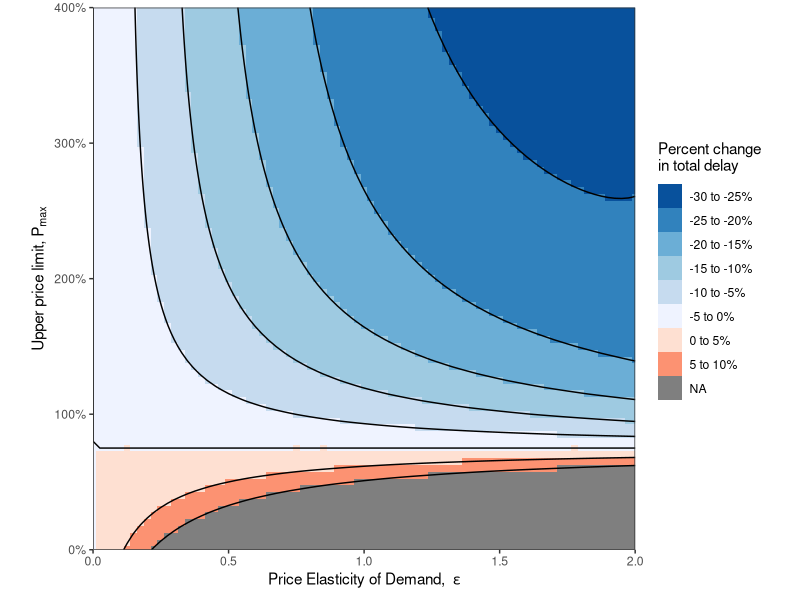

Source code (R):

library(data.table)
library(ggplot2)
library(scales)
# library(extrafont)

#### Functions ####

#Pricing function
fun.price <- function(k, pmin, pmax, a, b)  pmin + (pmax-pmin)/(1 + exp(a-b*k))

#Elasticity function
fun.elasticdemand <- function(k,p1,p2,E) k + k*(exp(-E*(p2-p1)/(p2+p1))-1)
#fun.elasticdemand <- function(k,p1,p2,E) k*((p2-p1)/p1)^-E

#Demand distribution (Manually constructed for this example)
fun.demanddist <- function(scale, t,sd) scale*(dnorm(t,mean=8,sd) + dnorm(t,mean=17,sd) + dnorm(t,mean=12,sd=4) + dnorm(t,mean=14,sd=4))


#Flow-density function, linear-parabolic
fun.flowdensity_linpara <- function(k) {
  k0 = -(k_j^2 - 2*k_j*k_c - sqrt(k_j*(-2*k_c^3 + 5*k_j*k_c^2 - 4*k_c*k_j^2 + k_j^3))) / k_c
  
  sapply(k, function(k)
    if(k <= k0) 
      v_f*k
    else
      (k_c*v_f/2)*(1 - ((k - k_c)^2)/((k_j - k_c)^2))
  )
}

#Flow-density function, double parabolic
fun.flowdensity <- function(k) {
  sapply(k, function(k)
    if(k <= k_c) 
      k*v_f*(1 - (k/(2*k_c)))
    else
      (k_c*v_f/2)*(1 - ((k - k_c)^2)/((k_j - k_c)^2))
  )
}

#Flow-density function, linear by daganzo
fun.flowdensity_dag <- function(k) {
  sapply(k, function(k)
    if(k <= k_c/2)
      v_f*k
    else
      (v_f*k_c/2)*(1 + ( (k_c - 2*k)/(2*k_j - k_c) ) )
  )
}

#Flow-density function, linear by greenshields
fun.flowdensity_green <- function(k) {
  sapply(k, function(k)
    k*v_f*(1 - (k/(2*k_c))) 
  )
}

#### Parameters ####
disc = 0.75
surg = 1.5
L = 7
v_f = 100 #Free flow speed
k_j = 120 #Jam density
k_c = 30 #Critical density
E = 0.3
trips = 100000
inc = 5/60
t = seq(0,24,by=inc)
a = 7
b = 0.3
pfix = 10
pmin = pfix*disc
pmax = pfix*surg
nlanes = 6 #lanes

#### Run with varying pmax and elasticity ####
#Set up combination matrix
datvar = as.data.table(expand.grid(tval = t,
                                   elas = seq(0,2, by=0.025),
                                   surge = seq(0, 4, by = 0.05)))
#Assign fixed price & scaled price
datvar[ , price1 := pfix]
datvar[ , pmax := pfix*surge]
#Calculate demand dist for each combo
datvar[ , k1 := fun.demanddist(85, tval, 1.5), by = .(elas,surge)]
#Calculate flow and number of trips for fixed price
datvar[ , mu1 := trips*k1/sum(k1)/inc/nlanes, by = .(elas,surge)]
datvar[ , q1 := fun.flowdensity(k1), by = .(elas,surge)]
datvar[ , n1 := trips*k1/sum(k1), by = .(elas,surge)]
datvar[ , v1 := q1/k1, by = .(elas,surge)]
#Calculate new price the previous demand
datvar[ , price2 := fun.price(k1, pmin, pmax, a, b)]
#Calculate new density, flow, and number of trips from price
datvar[ , k2 := fun.elasticdemand(k1,price1,price2,elas), by = .(elas,surge)]
datvar[ , k2 := sum(k1)*k2/sum(k2), by = .(elas,surge)]
datvar[ , mu2 := trips*k2/sum(k2)/inc/nlanes, by = .(elas,surge)]
datvar[ , q2 := fun.flowdensity(k2), by = .(elas,surge)]
datvar[ , n2 := trips*k2/sum(k2), by = .(elas,surge)]
datvar[ , v2 := q2/k2, by = .(elas,surge)]

#Delay
datvar[ , d1 := n1*L*((1/v1) - (1/v_f)), by = .(elas,surge)]
datvar[ , d2 := n2*L*((1/v2) - (1/v_f)), by = .(elas,surge)]
# datvar[ , delaydiff_i := (n2*v1*(v_f - v2))/(n1*v2*(v_f - v1)) - 1, by = .(elas,surge)]

#Revenue
datvar[ , rev1 := n1*price1]
datvar[ , rev2 := n2*price2]
#Cumulative sum
datvar[ , sumrev1 := cumsum(rev1)]
datvar[ , sumrev2 := cumsum(rev2)]

#Time
datvar[ , time := as.POSIXct('2000-01-01 00:00:00 EST', tz='EST') + (3600*tval)]

#Check sum, make sure the same number of total trips happen
datvar[ , lapply(.SD, sum),.SDcols = c("k1","k2"), by = .(elas,surge)][, all.equal(k1,k2)]
datvar[ , lapply(.SD, sum),.SDcols = c("mu1","mu2"), by = .(elas,surge)][, all.equal(mu1,mu2)]
datvar[ , lapply(.SD, sum),.SDcols = c("n1","n2"), by = .(elas,surge)][, all.equal(n1,n2)]
datvar[ , lapply(.SD, sum),.SDcols = c("q1","q2"), by = .(elas,surge)][, all.equal(q1,q2)]

#Export the percent difference between aggregate total revenue and travel time
varmat <- datvar[ , list("revdiff" = (sum(rev2 - rev1))/sum(rev1),
                         "delaydiff" = (sum((n2/v2)*(v_f - v2)) / sum((n1/v1)*(v_f - v1))) - 1 ), by = .(elas,surge)]

#Minimum pmax for revenue neutrality
minsurge_rev <- varmat[round(elas,4) == E & revdiff >= 0, ][which.min(revdiff), surge]

#Use this Pmax?
#pmax = pfix*minsurge_rev


#### Run for the constant parameters ####
dat = data.table(t=t, k1 = fun.demanddist(85,t,1.5), price1 = pfix)
dat[ , mu1 := trips*k1/sum(k1)/inc/nlanes ]
dat[ , q1 := fun.flowdensity(k1) ]
dat[ , n1 := trips*k1/sum(k1) ]
dat[ , v1 := q1/k1]
dat[ , price2 := fun.price(k1, pmin, pmax, a, b)]

dat[ , k2 := fun.elasticdemand(k1,price1,price2,E)]
dat[ , k2 := sum(k1)*k2/sum(k2)]
dat[ , mu2 := trips*k2/sum(k2)/inc/nlanes ]
dat[ , q2 := fun.flowdensity(k2) ]
dat[ , n2 := trips*k2/sum(k2) ]
dat[ , v2 := q2/k2]

#Delay
dat[ , d1 := n1*L*((1/v1) - (1/v_f))]
dat[ , d2 := n2*L*((1/v2) - (1/v_f))]
#dat[ , delaydiff := (n2*v1*(v_f - v2))/(n1*v2*(v_f - v1)) - 1 ]

#Check to make sure they're the same
all.equal(dat[ , (d2 - d1)/d1 ],
          dat[ , (n2*v1*(v_f - v2))/(n1*v2*(v_f - v1)) - 1 ])


#Revenue
dat[ , rev1 := n1*price1]
dat[ , rev2 := n2*price2]
#Revenue per hour
dat[ , rev1hr := rev1/inc]
dat[ , rev2hr := rev2/inc]
#Cumulative sum
dat[ , sumrev1 := cumsum(n1*price1)]
dat[ , sumrev2 := cumsum(n2*price2)]

#Time
dat[ , time := as.POSIXct('2000-01-01 00:00:00 EST', tz='EST') + (3600*t)]

#Check sum, make sure the same number of total trips happen
dat[ , lapply(.SD, sum),.SDcols = c("k1","k2")]
dat[ , lapply(.SD, sum),.SDcols = c("n1","n2")]
dat[ , lapply(.SD, sum),.SDcols = c("mu1","mu2")]
dat[ , lapply(.SD, sum),.SDcols = c("q1","q2")]

#Percent change in delay
#deltadelay <- dat[ , (sum(d2 - d1))/sum(d1)]
deltadelay <- dat[ , (sum((n2/v2)*(v_f - v2)) / sum((n1/v1)*(v_f - v1))) - 1 ]

#Percent change in revenue
deltarevenue <- dat[ , (sum(rev2 - rev1))/sum(rev1)]

#### Plotting

#### Plots: Function Plots ####

#### Kernal Density 
#rand = data.table(rand = c(rlnorm(50, sd=0.5), rnorm(50, mean=3, sd=0.5)))
#rand = data.table(rand = rlnorm(5))
rand = data.table(rand = c(-2.1,-1.3,-0.4,1.9,5.1,6.2))
dens = density(rand$rand, kernel = 'gaussian', bw=sqrt(2.25))

plot.kernel <- ggplot(rand, aes(rand)) +
  geom_rug() +
  geom_histogram(aes(y=4*..density..), binwidth=dens$bw, alpha=0.2) +
  geom_density(aes(y=..count..), bw=dens$bw) +
  scale_y_continuous("Density", limits = c(0, 1)) +
  scale_x_continuous("Random value", limits = c(-7.5,12)) +
  theme_classic() 
#theme(text=element_text(family="Times New Roman"))
for(x in rand$rand) plot.kernel <- plot.kernel + stat_function(fun = dnorm, args = list(mean = x, sd = dens$bw), linetype=2)
# plot.kernel


#### Elasticity Plot
elabs <- c(bquote(epsilon ==~.(E/2)), bquote(epsilon ==~.(E)), bquote(epsilon ==~.(2*E)))

plot.elasticity <- ggplot(data.frame(x = c(0, 1)), aes(x)) + 
  stat_function(fun = function(x) exp(-0.5*E*x)-1, aes(linetype = "E/2", color = "E/2"), alpha = 0.5) +
  stat_function(fun = function(x) exp(-E*x)-1, aes(linetype = "E", color = "E")) +
  stat_function(fun = function(x) exp(-2.0*E*x)-1, aes(linetype = "2E", color = "2E"), alpha = 0.5) +
  geom_vline(xintercept = 0, linetype="dotted") +
  geom_hline(yintercept = 0, linetype="dotted") +
  #annotate("text", x=-0.4, y=-.25, label = paste("Constant elasticity =",E)) + #, family = "Times New Roman") +
  scale_x_continuous(expression(Delta~"Price"), labels = scales::percent, limits = c(-1,1)) +
  scale_y_continuous(expression(Delta~"Demand"), labels = scales::percent, limits = c(-0.5,0.5)) +
  scale_color_brewer("Elasticity", palette = "Set1", limits = c("E/2","E","2E"), labels = elabs) +
  scale_linetype_manual("Elasticity", values = c(2,1,5), limits = c("E/2","E","2E"), labels = elabs) +
  theme_classic()
# theme(text=element_text(family="Times New Roman"))
# plot.elasticity

#### Pricing function
plabs <- c(bquote(P[max] ==~"$"*.(pmax/2)), bquote(P[max] ==~"$"*.(pmax)), bquote(P[max] ==~"$"*.(2*pmax)))

plot.price <- ggplot(data.frame(x = c(0, 40)), aes(x)) + 
  stat_function(fun = fun.price, args = list(pmin, 0.5*pmax, a, b), aes(linetype = "pmax/2", color = "pmax/2"), alpha = 0.5) +
  stat_function(fun = fun.price, args = list(pmin, pmax, a, b), aes(linetype = "pmax", color = "pmax")) +
  stat_function(fun = fun.price, args = list(pmin, 2*pmax, a, b), aes(linetype = "2pmax", color = "2pmax"), alpha = 0.5) +
  scale_y_continuous("Price ($/veh)", labels = scales::dollar, limits = c(0,2*pmax)) +
  scale_x_continuous("Traffic density (veh/km/lane)") +
  scale_color_brewer(expression("Upper price limit,"~P[max]), palette = "Set1", limits = c("pmax/2","pmax","2pmax"), labels = plabs) +
  scale_linetype_manual(expression("Upper price limit,"~P[max]), values = c(2,1,5), limits = c("pmax/2","pmax","2pmax"), labels = plabs) +
  theme_classic()
# theme(text=element_text(family="Times New Roman"))
# plot.price


#### Flow-density function
flabs = c("Bi-parabolic","Bi-linear (Daganzo)","Parabolic (Greenshields)")

plot.flowdensity <- ggplot(data.frame(k = c(0, 40)), aes(k)) + 
  stat_function(fun = fun.flowdensity, aes(linetype = "para", color = "para")) +
  stat_function(fun = fun.flowdensity_dag, aes(linetype = "dag", color = "dag"), alpha = 0.5) +
  stat_function(fun = fun.flowdensity_green, aes(linetype = "green", color = "green"), alpha = 0.5) +
  scale_y_continuous("Traffic flow (veh/hr/lane)", labels = scales::comma, breaks = seq(0, 1500, by = 250), expand = c(0,0)) +
  scale_x_continuous("Traffic density (veh/km/lane)", limits = c(0, 150), breaks = seq(0, 150, by = 25), expand = c(0,0)) +
  scale_color_brewer("Traffic Flow Model", palette = "Set1", limits = c("para","dag","green"), labels = flabs) +
  scale_linetype_manual("Traffic Flow Model", values = c(1,2,5), limits = c("para","dag","green"), labels = flabs) +
  coord_cartesian(xlim = c(0,155), ylim = c(0,1550)) +
  theme_classic() +
  theme(legend.position = "none", 
        legend.background = element_blank())
  #text=element_text(family="Times New Roman"))
# plot.flowdensity


#### Speed-density function
plot.speeddensity <- ggplot(data.frame(k = c(0, 40)), aes(k)) + 
  stat_function(fun = function(k) fun.flowdensity(k)/k, aes(linetype = "para", color = "para")) +
  stat_function(fun = function(k) fun.flowdensity_dag(k)/k, aes(linetype = "dag", color = "dag"), alpha = 0.5) +
  stat_function(fun = function(k) fun.flowdensity_green(k)/k, aes(linetype = "green", color = "green"), alpha = 0.5) +
  scale_y_continuous("Traffic speed (km/hr)", labels = scales::comma, breaks = seq(0, 100, by = 25), expand = c(0,0)) +
  scale_x_continuous("Traffic density (veh/km/lane)", limits = c(0, 150), breaks = seq(0, 150, by = 25), expand = c(0,0)) +
  scale_color_brewer("Traffic Flow Model", palette = "Set1", limits = c("para","dag","green"), labels = flabs) +
  scale_linetype_manual("Traffic Flow Model", values = c(1,2,5), limits = c("para","dag","green"), labels = flabs) +
  coord_cartesian(xlim = c(0,155), ylim = c(0,120)) +
  theme_classic() +
  theme(legend.position = c(0.75,0.5), 
        legend.background = element_blank())
#text=element_text(family="Times New Roman"))
# plot.flowdensity


#### Discretized time Density Distributions
captime = data.table(t = seq(0, 24, by = 0.5),
                     time = as.POSIXct('2000-01-01 00:00:00 EST', tz='EST') + (3600*seq(0, 24, by = 0.5)),
                     k = fun.demanddist(55, seq(0, 24, by = 0.5), 1),
                     cap = 30)
captime[ , diff := cap - k ]
#captime[diff < 0, diff := abs(diff) + cap]
captime[diff < 0, diff := 0]
captime <- melt(captime, id.vars = c("t","time","cap"))
captime[ , variable := factor(variable, levels = c("diff","k"))]

plot.captime <- ggplot(captime) + 
  #geom_col(aes(x=time,y=k), color = alpha("white",0)) +
  #geom_col(aes(x=time,y=cap, color = "Density of pre-purchased time slots"), width = 0, fill = alpha("white",0)) +
  geom_col(aes(x=time, y = value, fill = variable), color = "gray90", width = 1800, position = "stack") +
  scale_fill_manual(NULL, values = c(alpha("white",0),"gray30"), labels = c("Remaining capacity","Pre-pay demand density")) +
  geom_hline(yintercept = captime$cap[1], linetype = "dashed") +
  annotate("text", x = as.POSIXct('2000-01-01 06:00:00 EST', tz='EST'), y = 30, label = "Target Capacity", vjust = -0.5) +
  scale_y_continuous("Trip density", expand = c(0,0), limits = c(0,40)) +
  scale_x_datetime("Time of day", labels = date_format("%l%p", tz='EST'), date_breaks = "3 hour", expand = c(0,0),
                   limits = c(as.POSIXct('2000-01-01 00:00:00 EST', tz='EST'),as.POSIXct('2000-01-01 24:00:00 EST', tz='EST'))) +
  theme_classic() +
  theme(legend.position = "bottom", 
        legend.background = element_blank())
#text=element_text(family="Times New Roman"))
# plot.captime


#### Demand Distribution
plot.demanddist <- ggplot(dat) + 
  geom_area(aes(x=time,y=n1/inc), fill = "gray80", color = "black") + 
  scale_y_continuous("Travel Demand (trips/hr)", labels = scales::comma) +
  scale_x_datetime("Time of day", labels = date_format("%l%p", tz='EST'), date_breaks = "3 hour",
                   limits = c(as.POSIXct('2000-01-01 00:00:00 EST', tz='EST'),as.POSIXct('2000-01-01 24:00:00 EST', tz='EST'))) +
  theme_classic() +
  theme(legend.position = c(0.2,0.7), 
        legend.background = element_blank())
#text=element_text(family="Times New Roman"))
# plot.demanddist



#### Plots: Heatmap matrix comparisons ####

#### Total revenue by Elasticity vs Pmax
revcuts <- seq(-125, 125, by = 25)
revlabs <- paste0(paste(round(revcuts)[-length(revcuts)],
                        round(revcuts[-1]), sep = " to "),"%")

plot.revmat <- ggplot(varmat, aes(x = elas, y = surge)) +
  geom_raster(aes(fill = cut(100*revdiff, revcuts))) +
  geom_contour(breaks = revcuts, aes(z = 100*revdiff), color = "black") +
  scale_x_continuous(expression("Price Elasticity of Demand, "~epsilon), expand = c(0,0)) +
  scale_y_continuous(expression("Upper price limit,"~P[max]), expand = c(0,0),
                     labels = scales::percent_format()) +
  scale_fill_brewer(expression("Percent change in revenue\n(Dynamic vs Fixed)"),
                    palette = "RdBu", label = revlabs) +
  coord_fixed(ratio = max(varmat$elas)/max(varmat$surge), xlim = c(0, max(varmat$elas)), ylim = c(0,max(varmat$surge))) +
  theme_bw()
# plot.revmat


#### Travel time by Elasticity vs Pmax
delaycuts <- seq(-30, 10, by = 5)
delaylabs <- paste0(paste(round(delaycuts)[-length(delaycuts)],
                          round(delaycuts[-1]), sep = " to "),"%")
# delaylabs <- gsub("-Inf to ", "\u2264", delaylabs)
# delaylabs[grepl(" to Inf", delaylabs)] <- paste0(">", gsub(" to Inf", "", delaylabs[grepl(" to Inf", delaylabs)]))

delaycolors <- c(brewer_pal(palette = "Blues", direction = -1)(length(delaycuts[delaycuts<0])),
                 brewer_pal(palette = "Reds")(length(delaycuts[delaycuts>=0])))

# ggplot(varmat, aes(x = elas, y = surge, z = 100*delaydiff)) + geom_contour_filled()
plot.delaymat <- ggplot(varmat, aes(x = elas, y = surge)) +
  geom_raster(aes(fill = cut(100*delaydiff, delaycuts))) +
  geom_contour(breaks = delaycuts, aes(z = 100*delaydiff), color = "black") +
  scale_x_continuous(expression("Price Elasticity of Demand, "~epsilon), expand = c(0,0)) +
  scale_y_continuous(expression("Upper price limit,"~P[max]), expand = c(0,0),
                     labels = scales::percent_format()) +
  scale_fill_manual(expression("Percent change\nin total delay"), label = delaylabs, values = delaycolors) +
  # scale_fill_brewer(expression("Percent change\nin total delay"),
  #                   palette = "RdBu", label = delaylabs, direction = -1) +
  coord_fixed(ratio = max(varmat$elas)/max(varmat$surge), xlim = c(0, max(varmat$elas)), ylim = c(0,max(varmat$surge))) +
  theme_bw()
plot.delaymat


#### Plots: Time series distribution results plots ####

#### Demand Density Distributions (Same as flow, but with density)
plot.density <- ggplot(dat) + 
  geom_line(aes(x=time,y=k1, linetype="Fixed")) + 
  geom_line(aes(x=time,y=k2, linetype="Dynamic")) + 
  scale_y_continuous("Traffic density (veh/km/ln)") +
  scale_linetype("Tolling scheme") +
  scale_x_datetime("Time of day", labels = date_format("%l%p", tz='EST'), date_breaks = "3 hour",
                   limits = c(as.POSIXct('2000-01-01 00:00:00 EST', tz='EST'),as.POSIXct('2000-01-01 24:00:00 EST', tz='EST'))) +
  theme_classic() +
  theme(legend.position = c(0.2,0.7), 
        legend.background = element_blank())
        #text=element_text(family="Times New Roman"))
# plot.demanddensity

#### Demand flow distributions (Same as density, but with flow)
plot.flow <- ggplot(dat) + 
  geom_line(aes(x=time,y=q1, linetype="Fixed")) + 
  geom_line(aes(x=time,y=q2, linetype="Dynamic")) +
  # geom_line(aes(x=time,y=mu1, linetype="Fixed", color = "Fixed")) + 
  # geom_line(aes(x=time,y=mu2, linetype="Dynamic", color = "Dynamic")) + 
  scale_y_continuous("Traffic flow (veh/hr/lane)") +
  scale_linetype("Tolling scheme") +
  scale_x_datetime("Time of day", labels = date_format("%l%p", tz='EST'), date_breaks = "3 hour",
                   limits = c(as.POSIXct('2000-01-01 00:00:00 EST', tz='EST'),as.POSIXct('2000-01-01 24:00:00 EST', tz='EST'))) +
  theme_classic() +
  theme(legend.position = c(0.15,0.6),
        legend.background = element_blank())
        #text=element_text(family="Times New Roman"))
# plot.demandflow

#### Demand speed distributions
plot.speed <- ggplot(dat) + 
  geom_line(aes(x=time,y=v1, linetype="Fixed")) + 
  geom_line(aes(x=time,y=v2, linetype="Dynamic")) + 
  scale_y_continuous("Speed (km/hr)", limits = c(0,100)) +
  scale_linetype("Tolling scheme") +
  scale_x_datetime("Time of day", labels = date_format("%l%p", tz='EST'), date_breaks = "3 hour",
                   limits = c(as.POSIXct('2000-01-01 00:00:00 EST', tz='EST'),as.POSIXct('2000-01-01 24:00:00 EST', tz='EST'))) +
  theme_classic() +
  theme(legend.position = c(0.15,0.6),
        legend.background = element_blank())
#text=element_text(family="Times New Roman"))
# plot.demandspeed

#### Demand delay
plot.delay <- ggplot(dat) + 
  geom_line(aes(x=time,y=d1, linetype="Fixed")) + 
  geom_line(aes(x=time,y=d2, linetype="Dynamic")) +
  scale_y_continuous("Total delay time (hr)") +
  scale_linetype("Tolling scheme") +
  scale_x_datetime("Time of day", labels = date_format("%l%p", tz='EST'), date_breaks = "3 hour",
                   limits = c(as.POSIXct('2000-01-01 00:00:00 EST', tz='EST'),as.POSIXct('2000-01-01 24:00:00 EST', tz='EST'))) +
  theme_classic() +
  theme(legend.position = c(0.15,0.6))
#text=element_text(family="Times New Roman"))
# plot.demanddelay


#### Demand delay difference
plot.delaydiff <- ggplot(dat) + 
  geom_line(aes(x=time,y=delaydiff)) +
  scale_y_continuous("Travel time difference", labels = scales::percent_format()) +
  scale_x_datetime("Time of day", labels = date_format("%l%p", tz='EST'), date_breaks = "3 hour",
                   limits = c(as.POSIXct('2000-01-01 00:00:00 EST', tz='EST'),as.POSIXct('2000-01-01 24:00:00 EST', tz='EST'))) +
  theme_classic() +
  theme(legend.position = c(0.15,0.6))
#text=element_text(family="Times New Roman"))
# plot.demanddelaydiff

#### Toll price distribution
plot.toll <- ggplot(dat) +  
  geom_line(aes(x=time,y=price1, linetype="Fixed")) + 
  geom_line(aes(x=time,y=price2, linetype="Dynamic")) + 
  scale_y_continuous("Price ($/veh)", labels = scales::dollar, limits = c(0,pmax)) +
  scale_linetype("Tolling scheme") +
  scale_x_datetime("Time of day", labels = date_format("%l%p", tz='EST'), date_breaks = "3 hour",
                   limits = c(as.POSIXct('2000-01-01 00:00:00 EST', tz='EST'),as.POSIXct('2000-01-01 23:00:00 EST', tz='EST'))) +
  theme_classic() +
  theme(legend.position = c(0.2,0.7),
        legend.background = element_blank())
        #text=element_text(family="Times New Roman"))
# plot.toll

#### Revenue distribution
plot.revenue <- ggplot(dat) + 
  geom_line(aes(x=time,y=rev1, linetype=paste0("Fixed toll,\nTotal revenue: ", scales::dollar(sum(dat$rev1))))) +
  geom_line(aes(x=time,y=rev2, linetype=paste0("Dynamic toll,\nTotal revenue: ", scales::dollar(sum(dat$rev2))))) +
  scale_y_continuous(expression("Revenue per hour ($/hr)"), labels = scales::dollar) +
  scale_x_datetime("Time of day", labels = date_format("%l%p", tz='EST'), date_breaks = "3 hour",
                   limits = c(as.POSIXct('2000-01-01 00:00:00 EST', tz='EST'),
                              as.POSIXct('2000-01-01 24:00:00 EST', tz='EST'))) +
  scale_linetype(NULL) +
  # annotate("text", x=as.POSIXct('2000-01-01 24:00:00 EST', tz='EST'), y=0.5*max(dat$rev2),
  #          label = paste0(paste0("Fixed toll: ", scales::dollar(sum(dat$rev1))),"\n",
  #                         paste0("Dynamic toll: ", scales::dollar(sum(dat$rev2)))), hjust = 0, size = 4) +
  theme_classic() +
  theme(legend.position = "bottom",
        legend.background = element_blank())
        #text=element_text(family="Times New Roman"))
# plot.revenue


#### Cumulative revenue
plot.revsum <- ggplot(dat) + 
  geom_line(aes(x=time,y=sumrev1, linetype="Fixed")) +
  geom_line(aes(x=time,y=sumrev2, linetype="Dynamic")) +
  scale_y_continuous("Total revenue ($)", labels = scales::dollar) +
  scale_linetype(NULL) +
  scale_x_datetime("Time of day", labels = date_format("%l%p", tz='EST'), date_breaks = "3 hour",
                   limits = c(as.POSIXct('2000-01-01 00:00:00 EST', tz='EST'),as.POSIXct('2000-01-01 24:00:00 EST', tz='EST'))) +
  theme_classic() +
  theme(legend.position = c(0.2,0.7),
        legend.background = element_blank())
#text=element_text(family="Times New Roman"))
# plot.revsum



#### Saving ####
# ggsave("../figures/toyprice.pdf", plot.price, device = cairo_pdf, width=4.25, height=2, units = "in")
# ggsave("../figures/toyelasticity.pdf", plot.elasticity, device = cairo_pdf, width=4.25, height=2, units = "in")
# ggsave("../figures/toydemand.pdf", plot.demanddensity, device = cairo_pdf, width=4.25, height=2, units = "in")
# ggsave("../figures/toytoll.pdf", plot.toll, device = cairo_pdf, width=4.25, height=2, units = "in")
# ggsave("../figures/toyrevenue.pdf", plot.revenue, device = cairo_pdf, width=4.25, height=2, units = "in")
# ggsave("../figures/KDE.pdf", plot.kernel, device = cairo_pdf, width=4.25, height=2, units = "in")
